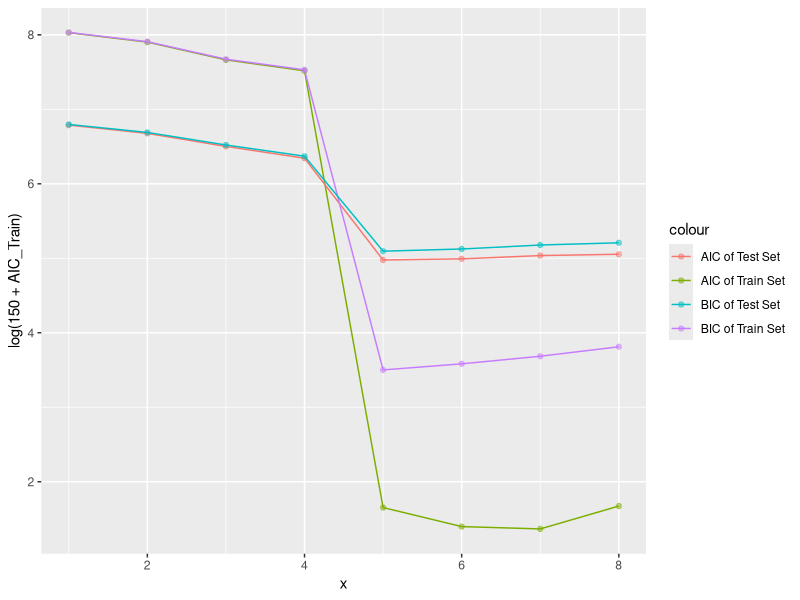

Write the R code that produced this figure.
if (!'ggplot2' %in% rownames(installed.packages())) {install.packages('ggplot2')}
library('ggplot2')
if (!'gridExtra' %in% rownames(installed.packages())) {install.packages('gridExtra')}
library('gridExtra')
if (!'reshape2' %in% rownames(installed.packages())) {install.packages('reshape2')}
library('reshape2')

# delete old data
rm(list = ls())

# read and split data
data <- read.csv('data/Dataset1.csv', header = FALSE)
train <- data[1:400,]
test <- data[401:500,]

# a) scatter plots
plot.a.1 <- ggplot(data, aes(x = V1, y = V9))
plot.a.1 <- plot.a.1 + geom_point(color = '#56B4E9')
# plot.a.1 <- plot.a.1 + geom_smooth(method = 'lm', color = 'red')

plot.a.2 <- ggplot(data, aes(x = V2, y = V9))
plot.a.2 <- plot.a.2 + geom_point(color = '#56B4E9')
# plot.a.2 <- plot.a.2 + geom_smooth(method = 'lm', color = 'red')

plot.a.3 <- ggplot(data, aes(x = V3, y = V9))
plot.a.3 <- plot.a.3 + geom_point(color = '#56B4E9')
# plot.a.3 <- plot.a.3 + geom_smooth(method = 'lm', color = 'red')

plot.a.4 <- ggplot(data, aes(x = V4, y = V9))
plot.a.4 <- plot.a.4 + geom_point(color = '#56B4E9')
# plot.a.4 <- plot.a.4 + geom_smooth(method = 'lm', color = 'red')

plot.a.5 <- ggplot(data, aes(x = V5, y = V9))
plot.a.5 <- plot.a.5 + geom_point(color = '#56B4E9')
# plot.a.5 <- plot.a.5 + geom_smooth(method = 'lm', color = 'red')

plot.a.6 <- ggplot(data, aes(x = V6, y = V9))
plot.a.6 <- plot.a.6 + geom_point(color = '#56B4E9')
# plot.a.6 <- plot.a.6 + geom_smooth(method = 'lm', color = 'red')

plot.a.7 <- ggplot(data, aes(x = V7, y = V9))
plot.a.7 <- plot.a.7 + geom_point(color = '#56B4E9')
# plot.a.7 <- plot.a.7 + geom_smooth(method = 'lm', color = 'red')

plot.a.8 <- ggplot(data, aes(x = V8, y = V9))
plot.a.8 <- plot.a.8 + geom_point(color = '#56B4E9')
# plot.a.8 <- plot.a.8 + geom_smooth(method = 'lm', color = 'red')

# grid.arrange(plot.a.1, plot.a.2, plot.a.3, plot.a.4, plot.a.5, plot.a.6, plot.a.7, plot.a.8, nrow = 2, ncol = 4)

cormat <- cor(data)
cormat[lower.tri(cormat)] <- NA
melted_cormat <- melt(cormat, na.rm = TRUE)
plot.cor <- ggplot(data = melted_cormat, aes(Var2, Var1, fill = value))
plot.cor <- plot.cor + geom_tile(color = "white")
plot.cor <- plot.cor + scale_fill_gradient2(
    low = "blue",
    mid = "white",
    high = "red",
    midpoint = 0,
    limit = c(-1,1),
    space = "Lab",
    name = "Pearson\nCorrelation")
plot.cor <- plot.cor + theme_minimal()
plot.cor <- plot.cor + theme(axis.text.x = element_text(angle = 45, vjust = 1, size = 12, hjust = 1))
plot.cor <- plot.cor + coord_fixed()
plot.cor <- plot.cor + geom_text(aes(Var2, Var1, label = round(value, 2)), color = "black", size = 4)
plot.cor <- plot.cor + theme(
    axis.title.x = element_blank(),
    axis.title.y = element_blank(),
    panel.grid.major = element_blank(),
    panel.border = element_blank(),
    panel.background = element_blank(),
    axis.ticks = element_blank(),
    legend.justification = c(1, 0),
    legend.position = c(0.4, 0.7),
    legend.direction = "horizontal")
plot.cor <- plot.cor + guides(fill = guide_colorbar(barwidth = 12, barheight = 2, title.position = "top", title.hjust = 0.5))
# show(plot.cor)

# b) simple least squares
print("|========================================|")
print("|                                        |")
print("|>>>>> Part B: Select First Feature <<<<<|")
print("|                                        |")
print("|________________________________________|")

models <- list()
for (i in 1:8) {
    models[[i]] <- list()
    
    x <- sprintf('V%d', i)
    models[[i]]$d <- data.frame(X = train[[x]], Y = train[['V9']])
    
    models[[i]]$slope <- list()
    models[[i]]$intercept <- list()
    models[[i]]$slope$estimate <- cov(models[[i]]$d$X, models[[i]]$d$Y) / var(models[[i]]$d$X)
    models[[i]]$intercept$estimate <- mean(models[[i]]$d$Y) - models[[i]]$slope$estimate * mean(models[[i]]$d$X)
    models[[i]]$predictor <- function(x) {models[[i]]$intercept$estimate + models[[i]]$slope$estimate * x}
    
    models[[i]]$plot <- ggplot(data = models[[i]]$d, aes(x = X, y = Y))
    models[[i]]$plot <- models[[i]]$plot + geom_point(color = '#56B4E9')
    
    models[[i]]$train <- list()
    models[[i]]$train$prediction <- models[[i]]$predictor(models[[i]]$d$X)
    models[[i]]$train$rss <- sum((models[[i]]$d$Y - models[[i]]$train$prediction) ^ 2)
    models[[i]]$train$tss <- var(models[[i]]$d$Y) * nrow(models[[i]]$d)
    models[[i]]$train$r2 <- 1 - models[[i]]$train$rss / models[[i]]$train$tss
    models[[i]]$train$sigma2 <- models[[i]]$train$rss / nrow(models[[i]]$d)
    models[[i]]$train$AIC <- nrow(models[[i]]$d) *
        (log(2*pi) + 1 + log(models[[i]]$train$rss / nrow(models[[i]]$d))) +
        ((2 + 1) * 2)
    
    m <- mean(models[[i]]$d$X)
    models[[i]]$slope$sd <- sqrt(models[[i]]$train$sigma2 / sum((models[[i]]$d$X - m) ^ 2))
    models[[i]]$intercept$sd <- sqrt(models[[i]]$train$sigma2 / sum((models[[i]]$d$X - m) ^ 2)) * 
        sqrt(sum(models[[i]]$d$X ^ 2) / nrow(models[[i]]$d))
    
    models[[i]]$t <- data.frame(X = test[[x]], Y = test[['V9']])
    
    models[[i]]$test <- list()
    models[[i]]$test$prediction <- models[[i]]$predictor(models[[i]]$t$X)
    models[[i]]$test$rss <- sum((models[[i]]$t$Y - models[[i]]$test$prediction) ^ 2)
    models[[i]]$test$tss <- var(models[[i]]$t$Y) * nrow(models[[i]]$t)
    models[[i]]$test$r2 <- 1 - models[[i]]$test$rss / models[[i]]$test$tss
    models[[i]]$test$sigma2 <- models[[i]]$test$rss / nrow(models[[i]]$t)
    models[[i]]$test$AIC <- nrow(models[[i]]$t) *
        (log(2*pi) + 1 + log(models[[i]]$test$rss / nrow(models[[i]]$t))) +
        ((2 + 1) * 2)
    
    print(sprintf('Model %d:', i))
    print(sprintf('   Model:'))
    print(sprintf('      Intercept Estimate: %0.4f', models[[i]]$intercept$estimate))
    print(sprintf('      Intercept Standard Deviation: %0.4f', models[[i]]$intercept$sd))
    print(sprintf('      Slope Estimate: %0.4f', models[[i]]$slope$estimate))
    print(sprintf('      Slope Standard Deviation: %0.4f', models[[i]]$slope$sd))
    print(sprintf('      Residual Variance: %0.4f', models[[i]]$train$sigma2))
    print(sprintf('   Train:'))
    print(sprintf('      Residual Sum of Squares: %0.4f', models[[i]]$train$rss))
    print(sprintf('      R Squared: %0.4f', models[[i]]$train$r2))
    print(sprintf('      AIC: %0.4f', models[[i]]$train$AIC))
    print(sprintf('   Test:'))
    print(sprintf('      Residual Sum of Squares: %0.4f', models[[i]]$test$rss))
    print(sprintf('      R Squared: %0.4f', models[[i]]$test$r2))
    print(sprintf('      AIC: %0.4f', models[[i]]$test$AIC))
}

models[[1]]$predictor <- function(x) {models[[1]]$intercept$estimate + models[[1]]$slope$estimate * x}
models[[1]]$plot <- models[[1]]$plot + stat_function(fun = models[[1]]$predictor, color = 'red')
models[[2]]$predictor <- function(x) {models[[2]]$intercept$estimate + models[[2]]$slope$estimate * x}
models[[2]]$plot <- models[[2]]$plot + stat_function(fun = models[[2]]$predictor, color = 'red')
models[[3]]$predictor <- function(x) {models[[3]]$intercept$estimate + models[[3]]$slope$estimate * x}
models[[3]]$plot <- models[[3]]$plot + stat_function(fun = models[[3]]$predictor, color = 'red')
models[[4]]$predictor <- function(x) {models[[4]]$intercept$estimate + models[[4]]$slope$estimate * x}
models[[4]]$plot <- models[[4]]$plot + stat_function(fun = models[[4]]$predictor, color = 'red')
models[[5]]$predictor <- function(x) {models[[5]]$intercept$estimate + models[[5]]$slope$estimate * x}
models[[5]]$plot <- models[[5]]$plot + stat_function(fun = models[[5]]$predictor, color = 'red')
models[[6]]$predictor <- function(x) {models[[6]]$intercept$estimate + models[[6]]$slope$estimate * x}
models[[6]]$plot <- models[[6]]$plot + stat_function(fun = models[[6]]$predictor, color = 'red')
models[[7]]$predictor <- function(x) {models[[7]]$intercept$estimate + models[[7]]$slope$estimate * x}
models[[7]]$plot <- models[[7]]$plot + stat_function(fun = models[[7]]$predictor, color = 'red')
models[[8]]$predictor <- function(x) {models[[8]]$intercept$estimate + models[[8]]$slope$estimate * x}
models[[8]]$plot <- models[[8]]$plot + stat_function(fun = models[[8]]$predictor, color = 'red')

# grid.arrange(models[[1]]$plot,
#              models[[2]]$plot,
#              models[[3]]$plot,
#              models[[4]]$plot,
#              models[[5]]$plot,
#              models[[6]]$plot,
#              models[[7]]$plot,
#              models[[8]]$plot,
#              nrow = 2,
#              ncol = 4)

# c) second feature
analyze_and_print <- function(model, variables) {
    model$train <- list()
    model$train$rss <- sum((model$lm$residuals) ^ 2)
    model$train$r2 <- summary(model$lm)$r.squared
    model$train$ll <- -0.5 * nrow(model$d) * (log(2*pi) + 1 + log(model$train$rss / nrow(model$d)))
    model$train$AIC <- -2 * model$train$ll + ((length(model$lm$coefficients) + 1) * 2)
    model$train$BIC <- -2 * model$train$ll + ((length(model$lm$coefficients) + 1) * log(nrow(model$d)))
    
    model$test <- list()
    model$test$prediction <- predict(model$lm, model$t)
    model$test$rss <- sum((model$t$Y - model$test$prediction) ^ 2)
    model$test$tss <- var(model$t$Y) * nrow(model$t)
    model$test$r2 <- 1 - model$test$rss / model$test$tss
    model$test$ll <- -0.5 * nrow(model$t) * (log(2*pi) + 1 + log(model$test$rss / nrow(model$t)))
    model$test$AIC <- -2 * model$test$ll + ((length(model$lm$coefficients) + 1) * 2)
    model$test$BIC <- -2 * model$test$ll + ((length(model$lm$coefficients) + 1) * log(nrow(model$t)))
    
    print(sprintf('Model %s:', variables))
    print(sprintf('   Train:'))
    print(sprintf('      Residual Sum of Squares: %0.4f', model$train$rss))
    print(sprintf('      R Squared: %0.4f', model$train$r2))
    print(sprintf('      AIC: %0.4f', model$train$AIC))
    print(sprintf('      BIC: %0.4f', model$train$BIC))
    print(sprintf('   Test:'))
    print(sprintf('      Residual Sum of Squares: %0.4f', model$test$rss))
    print(sprintf('      R Squared: %0.4f', model$test$r2))
    print(sprintf('      AIC: %0.4f', model$test$AIC))
    print(sprintf('      BIC: %0.4f', model$test$BIC))
    
    return(model)
}

print("")
print("|=========================================|")
print("|                                         |")
print("|>>>>> Part C: Select second Feature <<<<<|")
print("|                                         |")
print("|_________________________________________|")

models2 <- list()
for (i in 1:8) {
    if (i %in% c(4)) next
    
    models2[[i]] <- list()
    
    x <- sprintf('V%d', i)
    models2[[i]]$d <- data.frame(X1 = train[['V4']], X2 = train[[x]], Y = train[['V9']])
    models2[[i]]$t <- data.frame(X1 = test[['V4']], X2 = test[[x]], Y = test[['V9']])
    models2[[i]]$lm <- lm(data = models2[[i]]$d, Y ~ X1 + X2)
    
    models2[[i]] <- analyze_and_print(models2[[i]], sprintf('4 and %d', i))
}

# d) third feature
print("")
print("|========================================|")
print("|                                        |")
print("|>>>>> Part D: Select Third Feature <<<<<|")
print("|                                        |")
print("|________________________________________|")

models3 <- list()
for (i in 1:8) {
    if (i %in% c(4, 8)) next
    
    models3[[i]] <- list()
    
    x <- sprintf('V%d', i)
    models3[[i]]$d <- data.frame(X1 = train[['V4']],
                                 X2 = train[['V8']],
                                 X3 = train[[x]],
                                 Y = train[['V9']])
    models3[[i]]$t <- data.frame(X1 = test[['V4']],
                                 X2 = test[['V8']],
                                 X3 = test[[x]],
                                 Y = test[['V9']])
    models3[[i]]$lm <- lm(data = models3[[i]]$d, Y ~ X1 + X2 + X3)
    
    models3[[i]] <- analyze_and_print(models3[[i]], sprintf('4, 8 and %d', i))
}

# d) fourth feature
print("")
print("|=========================================|")
print("|                                         |")
print("|>>>>> Part D: Select Fourth Feature <<<<<|")
print("|                                         |")
print("|_________________________________________|")

models4 <- list()
for (i in 1:8) {
    if (i %in% c(4, 8, 1)) next
    
    models4[[i]] <- list()
    
    x <- sprintf('V%d', i)
    models4[[i]]$d <- data.frame(X1 = train[['V4']],
                                 X2 = train[['V8']],
                                 X3 = train[['V1']],
                                 X4 = train[[x]],
                                 Y = train[['V9']])
    models4[[i]]$t <- data.frame(X1 = test[['V4']],
                                 X2 = test[['V8']],
                                 X3 = test[['V1']],
                                 X4 = test[[x]],
                                 Y = test[['V9']])
    models4[[i]]$lm <- lm(data = models4[[i]]$d, Y ~ X1 + X2 + X3 + X4)
    models4[[i]] <- analyze_and_print(model = models4[[i]], sprintf('4, 8, 1 and %d', i))
}

# d) fifth feature
print("")
print("|========================================|")
print("|                                        |")
print("|>>>>> Part D: Select Fifth Feature <<<<<|")
print("|                                        |")
print("|________________________________________|")

models5 <- list()
for (i in 1:8) {
    if (i %in% c(4, 8, 1, 3)) next
    
    models5[[i]] <- list()
    
    x <- sprintf('V%d', i)
    models5[[i]]$d <- data.frame(X1 = train[['V4']],
                                 X2 = train[['V8']],
                                 X3 = train[['V1']],
                                 X4 = train[['V3']],
                                 X5 = train[[x]],
                                 Y = train[['V9']])
    models5[[i]]$t <- data.frame(X1 = test[['V4']],
                                 X2 = test[['V8']],
                                 X3 = test[['V1']],
                                 X4 = test[['V3']],
                                 X5 = test[[x]],
                                 Y = test[['V9']])
    models5[[i]]$lm <- lm(data = models5[[i]]$d, Y ~ X1 + X2 + X3 + X4 + X5)
    models5[[i]] <- analyze_and_print(model = models5[[i]], sprintf('4, 8, 1, 3 and %d', i))
}

# d) sixth feature
print("")
print("|========================================|")
print("|                                        |")
print("|>>>>> Part D: Select Sixth Feature <<<<<|")
print("|                                        |")
print("|________________________________________|")

models6 <- list()
for (i in 1:8) {
    if (i %in% c(4, 8, 1, 3, 5)) next
    
    models6[[i]] <- list()
    
    x <- sprintf('V%d', i)
    models6[[i]]$d <- data.frame(X1 = train[['V4']],
                                 X2 = train[['V8']],
                                 X3 = train[['V1']],
                                 X4 = train[['V3']],
                                 X5 = train[['V5']],
                                 X6 = train[[x]],
                                 Y = train[['V9']])
    models6[[i]]$t <- data.frame(X1 = test[['V4']],
                                 X2 = test[['V8']],
                                 X3 = test[['V1']],
                                 X4 = test[['V3']],
                                 X5 = test[['V5']],
                                 X6 = test[[x]],
                                 Y = test[['V9']])
    models6[[i]]$lm <- lm(data = models6[[i]]$d, Y ~ X1 + X2 + X3 + X4 + X5 + X6)
    models6[[i]] <- analyze_and_print(model = models6[[i]], sprintf('4, 8, 1, 3, 5 and %d', i))
}

# d) seventh feature
print("")
print("|==========================================|")
print("|                                          |")
print("|>>>>> Part D: Select Seventh Feature <<<<<|")
print("|                                          |")
print("|__________________________________________|")

models7 <- list()
for (i in 1:8) {
    if (i %in% c(4, 8, 1, 3, 5, 7)) next
    
    models7[[i]] <- list()
    
    x <- sprintf('V%d', i)
    models7[[i]]$d <- data.frame(X1 = train[['V4']],
                                 X2 = train[['V8']],
                                 X3 = train[['V1']],
                                 X4 = train[['V3']],
                                 X5 = train[['V5']],
                                 X6 = train[['V7']],
                                 X7 = train[[x]],
                                 Y = train[['V9']])
    models7[[i]]$t <- data.frame(X1 = test[['V4']],
                                 X2 = test[['V8']],
                                 X3 = test[['V1']],
                                 X4 = test[['V3']],
                                 X5 = test[['V5']],
                                 X6 = test[['V7']],
                                 X7 = test[[x]],
                                 Y = test[['V9']])
    models7[[i]]$lm <- lm(data = models7[[i]]$d, Y ~ X1 + X2 + X3 + X4 + X5 + X6 + X7)
    models7[[i]] <- analyze_and_print(model = models7[[i]], sprintf('4, 8, 1, 3, 5, 7 and %d', i))
}

# d) eighth feature
print("")
print("|==========================================|")
print("|                                          |")
print("|>>>>> Part D: Analyze Eighth Feature <<<<<|")
print("|                                          |")
print("|__________________________________________|")

models8 <- list()
models8[[6]] <- list()

models8[[6]]$d <- data.frame(X1 = train[['V4']],
                             X2 = train[['V8']],
                             X3 = train[['V1']],
                             X4 = train[['V3']],
                             X5 = train[['V5']],
                             X6 = train[['V7']],
                             X7 = train[['V2']],
                             X8 = train[['V6']],
                             Y = train[['V9']])
models8[[6]]$t <- data.frame(X1 = test[['V4']],
                             X2 = test[['V8']],
                             X3 = test[['V1']],
                             X4 = test[['V3']],
                             X5 = test[['V5']],
                             X6 = test[['V7']],
                             X7 = test[['V2']],
                             X8 = test[['V6']],
                             Y = test[['V9']])
models8[[6]]$lm <- lm(data = models8[[6]]$d, Y ~ X1 + X2 + X3 + X4 + X5 + X6 + X7 + X8)
models8[[6]] <- analyze_and_print(model = models8[[6]], '4, 8, 1, 3, 5, 7, 2 and 6')

# d) plots
df.AIC <- data.frame(x = 1:8,
                     X = c(4, 8, 1, 3, 5, 7, 2, 6),
                     RSS_Train = c(models[[4]]$train$rss,
                                   models2[[8]]$train$rss,
                                   models3[[1]]$train$rss,
                                   models4[[3]]$train$rss,
                                   models5[[5]]$train$rss,
                                   models6[[7]]$train$rss,
                                   models7[[2]]$train$rss,
                                   models8[[6]]$train$rss),
                     RSS_Test = c(models[[4]]$test$rss,
                                  models2[[8]]$test$rss,
                                  models3[[1]]$test$rss,
                                  models4[[3]]$test$rss,
                                  models5[[5]]$test$rss,
                                  models6[[7]]$test$rss,
                                  models7[[2]]$test$rss,
                                  models8[[6]]$test$rss),
                     R2_Train = c(models[[4]]$train$r2,
                                  models2[[8]]$train$r2,
                                  models3[[1]]$train$r2,
                                  models4[[3]]$train$r2,
                                  models5[[5]]$train$r2,
                                  models6[[7]]$train$r2,
                                  models7[[2]]$train$r2,
                                  models8[[6]]$train$r2),
                     R2_Test = c(models[[4]]$test$r2,
                                 models2[[8]]$test$r2,
                                 models3[[1]]$test$r2,
                                 models4[[3]]$test$r2,
                                 models5[[5]]$test$r2,
                                 models6[[7]]$test$r2,
                                 models7[[2]]$test$r2,
                                 models8[[6]]$test$r2),
                     AIC_Train = c(models[[4]]$train$AIC,
                                   models2[[8]]$train$AIC,
                                   models3[[1]]$train$AIC,
                                   models4[[3]]$train$AIC,
                                   models5[[5]]$train$AIC,
                                   models6[[7]]$train$AIC,
                                   models7[[2]]$train$AIC,
                                   models8[[6]]$train$AIC),
                     AIC_Test = c(models[[4]]$test$AIC,
                                  models2[[8]]$test$AIC,
                                  models3[[1]]$test$AIC,
                                  models4[[3]]$test$AIC,
                                  models5[[5]]$test$AIC,
                                  models6[[7]]$test$AIC,
                                  models7[[2]]$test$AIC,
                                  models8[[6]]$test$AIC))

plot.AIC <- ggplot(data = df.AIC, aes(x = x))
plot.AIC <- plot.AIC + geom_line(aes(y = log(150 + AIC_Train), color = 'AIC of Train Set'))
plot.AIC <- plot.AIC + geom_point(aes(y = log(150 + AIC_Train), color = 'AIC of Train Set'), alpha = 0.5)
plot.AIC <- plot.AIC + geom_line(aes(y = log(150 + AIC_Test), color = 'AIC of Test Set'))
plot.AIC <- plot.AIC + geom_point(aes(y = log(150 + AIC_Test), color = 'AIC of Test Set'), alpha = 0.5)

plot.RSS <- ggplot(data = df.AIC, aes(x = x))
plot.RSS <- plot.RSS + geom_line(aes(y = log(RSS_Train), color = 'RSS of Train Set'))
plot.RSS <- plot.RSS + geom_point(aes(y = log(RSS_Train), color = 'RSS of Train Set'), alpha = 0.5)
plot.RSS <- plot.RSS + geom_line(aes(y = log(RSS_Test), color = 'RSS of Test Set'))
plot.RSS <- plot.RSS + geom_point(aes(y = log(RSS_Test), color = 'RSS of Test Set'), alpha = 0.5)

plot.R2 <- ggplot(data = df.AIC, aes(x = x))
plot.R2 <- plot.R2 + geom_line(aes(y = R2_Train, color = 'R2 of Train Set'))
plot.R2 <- plot.R2 + geom_point(aes(y = R2_Train, color = 'R2 of Train Set'), alpha = 0.5)
plot.R2 <- plot.R2 + geom_line(aes(y = R2_Test, color = 'R2 of Test Set'))
plot.R2 <- plot.R2 + geom_point(aes(y = R2_Test, color = 'R2 of Test Set'), alpha = 0.5)

# grid.arrange(plot.AIC, plot.RSS, plot.R2, ncol = 3)

# e) model selection using BIC
print("")
print("|===============================================|")
print("|                                               |")
print("|>>>>> Part E: Select First Feature by BIC <<<<<|")
print("|                                               |")
print("|_______________________________________________|")

models.bic.1 <- list()
for (i in 1:8) {
    models.bic.1[[i]] <- list()
    
    x <- sprintf('V%d', i)
    models.bic.1[[i]]$d <- data.frame(X1 = train[[x]],
                                      Y = train[['V9']])
    models.bic.1[[i]]$t <- data.frame(X1 = test[[x]],
                                      Y = test[['V9']])
    models.bic.1[[i]]$lm <- lm(data = models.bic.1[[i]]$d, Y ~ X1)
    models.bic.1[[i]] <- analyze_and_print(model = models.bic.1[[i]], sprintf('%d', i))
}

# e) model selection using BIC
print("")
print("|================================================|")
print("|                                                |")
print("|>>>>> Part E: Select Second Feature by BIC <<<<<|")
print("|                                                |")
print("|________________________________________________|")

models.bic.2 <- list()
for (i in 1:8) {
    if (i %in% c(4)) next
    
    models.bic.2[[i]] <- list()
    
    x <- sprintf('V%d', i)
    models.bic.2[[i]]$d <- data.frame(X1 = train[['V4']],
                                      X2 = train[[x]],
                                      Y = train[['V9']])
    models.bic.2[[i]]$t <- data.frame(X1 = test[['V4']],
                                      X2 = test[[x]],
                                      Y = test[['V9']])
    models.bic.2[[i]]$lm <- lm(data = models.bic.2[[i]]$d, Y ~ X1 + X2)
    models.bic.2[[i]] <- analyze_and_print(model = models.bic.2[[i]], sprintf('4 and %d', i))
}

# e) model selection using BIC
print("")
print("|===============================================|")
print("|                                               |")
print("|>>>>> Part E: Select Third Feature by BIC <<<<<|")
print("|                                               |")
print("|_______________________________________________|")

models.bic.3 <- list()
for (i in 1:8) {
    if (i %in% c(4, 8)) next
    
    models.bic.3[[i]] <- list()
    
    x <- sprintf('V%d', i)
    models.bic.3[[i]]$d <- data.frame(X1 = train[['V4']],
                                      X2 = train[['V8']],
                                      X3 = train[[x]],
                                      Y = train[['V9']])
    models.bic.3[[i]]$t <- data.frame(X1 = test[['V4']],
                                      X2 = test[['V8']],
                                      X3 = test[[x]],
                                      Y = test[['V9']])
    models.bic.3[[i]]$lm <- lm(data = models.bic.3[[i]]$d, Y ~ X1 + X2 + X3)
    models.bic.3[[i]] <- analyze_and_print(model = models.bic.3[[i]], sprintf('4, 8 and %d', i))
}

# e) model selection using BIC
print("")
print("|================================================|")
print("|                                                |")
print("|>>>>> Part E: Select Fourth Feature by BIC <<<<<|")
print("|                                                |")
print("|________________________________________________|")

models.bic.4 <- list()
for (i in 1:8) {
    if (i %in% c(4, 8, 1)) next
    
    models.bic.4[[i]] <- list()
    
    x <- sprintf('V%d', i)
    models.bic.4[[i]]$d <- data.frame(X1 = train[['V4']],
                                      X2 = train[['V8']],
                                      X3 = train[['V1']],
                                      X4 = train[[x]],
                                      Y = train[['V9']])
    models.bic.4[[i]]$t <- data.frame(X1 = test[['V4']],
                                      X2 = test[['V8']],
                                      X3 = test[['V1']],
                                      X4 = test[[x]],
                                      Y = test[['V9']])
    models.bic.4[[i]]$lm <- lm(data = models.bic.4[[i]]$d, Y ~ X1 + X2 + X3 + X4)
    models.bic.4[[i]] <- analyze_and_print(model = models.bic.4[[i]], sprintf('4, 8, 1 and %d', i))
}

# e) model selection using BIC
print("")
print("|===============================================|")
print("|                                               |")
print("|>>>>> Part E: Select Fifth Feature by BIC <<<<<|")
print("|                                               |")
print("|_______________________________________________|")

models.bic.5 <- list()
for (i in 1:8) {
    if (i %in% c(4, 8, 1, 3)) next
    
    models.bic.5[[i]] <- list()
    
    x <- sprintf('V%d', i)
    models.bic.5[[i]]$d <- data.frame(X1 = train[['V4']],
                                      X2 = train[['V8']],
                                      X3 = train[['V1']],
                                      X4 = train[['V3']],
                                      X5 = train[[x]],
                                      Y = train[['V9']])
    models.bic.5[[i]]$t <- data.frame(X1 = test[['V4']],
                                      X2 = test[['V8']],
                                      X3 = test[['V1']],
                                      X4 = test[['V3']],
                                      X5 = test[[x]],
                                      Y = test[['V9']])
    models.bic.5[[i]]$lm <- lm(data = models.bic.5[[i]]$d, Y ~ X1 + X2 + X3 + X4 + X5)
    models.bic.5[[i]] <- analyze_and_print(model = models.bic.5[[i]], sprintf('4, 8, 1, 3 and %d', i))
}

# e) model selection using BIC
print("")
print("|===============================================|")
print("|                                               |")
print("|>>>>> Part E: Select Sixth Feature by BIC <<<<<|")
print("|                                               |")
print("|_______________________________________________|")

models.bic.6 <- list()
for (i in 1:8) {
    if (i %in% c(4, 8, 1, 3, 5)) next
    
    models.bic.6[[i]] <- list()
    
    x <- sprintf('V%d', i)
    models.bic.6[[i]]$d <- data.frame(X1 = train[['V4']],
                                      X2 = train[['V8']],
                                      X3 = train[['V1']],
                                      X4 = train[['V3']],
                                      X5 = train[['V5']],
                                      X6 = train[[x]],
                                      Y = train[['V9']])
    models.bic.6[[i]]$t <- data.frame(X1 = test[['V4']],
                                      X2 = test[['V8']],
                                      X3 = test[['V1']],
                                      X4 = test[['V3']],
                                      X5 = test[['V5']],
                                      X6 = test[[x]],
                                      Y = test[['V9']])
    models.bic.6[[i]]$lm <- lm(data = models.bic.6[[i]]$d, Y ~ X1 + X2 + X3 + X4 + X5 + X6)
    models.bic.6[[i]] <- analyze_and_print(model = models.bic.6[[i]], sprintf('4, 8, 1, 3, 5 and %d', i))
}

# e) model selection using BIC
print("")
print("|=================================================|")
print("|                                                 |")
print("|>>>>> Part E: Select Seventh Feature by BIC <<<<<|")
print("|                                                 |")
print("|_________________________________________________|")

models.bic.7 <- list()
for (i in 1:8) {
    if (i %in% c(4, 8, 1, 3, 5, 7)) next
    
    models.bic.7[[i]] <- list()
    
    x <- sprintf('V%d', i)
    models.bic.7[[i]]$d <- data.frame(X1 = train[['V4']],
                                      X2 = train[['V8']],
                                      X3 = train[['V1']],
                                      X4 = train[['V3']],
                                      X5 = train[['V5']],
                                      X6 = train[['V7']],
                                      X7 = train[[x]],
                                      Y = train[['V9']])
    models.bic.7[[i]]$t <- data.frame(X1 = test[['V4']],
                                      X2 = test[['V8']],
                                      X3 = test[['V1']],
                                      X4 = test[['V3']],
                                      X5 = test[['V5']],
                                      X6 = test[['V7']],
                                      X7 = test[[x]],
                                      Y = test[['V9']])
    models.bic.7[[i]]$lm <- lm(data = models.bic.7[[i]]$d, Y ~ X1 + X2 + X3 + X4 + X5 + X6 + X7)
    models.bic.7[[i]] <- analyze_and_print(model = models.bic.7[[i]], sprintf('4, 8, 1, 3, 5, 7 and %d', i))
}

# e) model selection using BIC
print("")
print("|================================================|")
print("|                                                |")
print("|>>>>> Part E: Select Eighth Feature by BIC <<<<<|")
print("|                                                |")
print("|________________________________________________|")

models.bic.8 <- list()
models.bic.8[[6]] <- list()
models.bic.8[[6]]$d <- data.frame(X1 = train[['V4']],
                                  X2 = train[['V8']],
                                  X3 = train[['V1']],
                                  X4 = train[['V3']],
                                  X5 = train[['V5']],
                                  X6 = train[['V7']],
                                  X7 = train[['V2']],
                                  X8 = train[['V6']],
                                  Y = train[['V9']])
models.bic.8[[6]]$t <- data.frame(X1 = test[['V4']],
                                  X2 = test[['V8']],
                                  X3 = test[['V1']],
                                  X4 = test[['V3']],
                                  X5 = test[['V5']],
                                  X6 = test[['V7']],
                                  X7 = test[['V2']],
                                  X8 = test[['V6']],
                                  Y = test[['V9']])
models.bic.8[[6]]$lm <- lm(data = models.bic.8[[6]]$d, Y ~ X1 + X2 + X3 + X4 + X5 + X6 + X7 + X8)
models.bic.8[[6]] <- analyze_and_print(model = models.bic.8[[6]], '4, 8, 1, 3, 5, 7, 2 and 6')

# e) plots
df.BIC <- data.frame(x = 1:8,
                     X = c(4, 8, 1, 3, 5, 7, 2, 6),
                     RSS_Train = c(models.bic.1[[4]]$train$rss,
                                   models.bic.2[[8]]$train$rss,
                                   models.bic.3[[1]]$train$rss,
                                   models.bic.4[[3]]$train$rss,
                                   models.bic.5[[5]]$train$rss,
                                   models.bic.6[[7]]$train$rss,
                                   models.bic.7[[2]]$train$rss,
                                   models.bic.8[[6]]$train$rss),
                     RSS_Test = c(models.bic.1[[4]]$test$rss,
                                  models.bic.2[[8]]$test$rss,
                                  models.bic.3[[1]]$test$rss,
                                  models.bic.4[[3]]$test$rss,
                                  models.bic.5[[5]]$test$rss,
                                  models.bic.6[[7]]$test$rss,
                                  models.bic.7[[2]]$test$rss,
                                  models.bic.8[[6]]$test$rss),
                     R2_Train = c(models.bic.1[[4]]$train$r2,
                                  models.bic.2[[8]]$train$r2,
                                  models.bic.3[[1]]$train$r2,
                                  models.bic.4[[3]]$train$r2,
                                  models.bic.5[[5]]$train$r2,
                                  models.bic.6[[7]]$train$r2,
                                  models.bic.7[[2]]$train$r2,
                                  models.bic.8[[6]]$train$r2),
                     R2_Test = c(models.bic.1[[4]]$test$r2,
                                 models.bic.2[[8]]$test$r2,
                                 models.bic.3[[1]]$test$r2,
                                 models.bic.4[[3]]$test$r2,
                                 models.bic.5[[5]]$test$r2,
                                 models.bic.6[[7]]$test$r2,
                                 models.bic.7[[2]]$test$r2,
                                 models.bic.8[[6]]$test$r2),
                     BIC_Train = c(models.bic.1[[4]]$train$BIC,
                                   models.bic.2[[8]]$train$BIC,
                                   models.bic.3[[1]]$train$BIC,
                                   models.bic.4[[3]]$train$BIC,
                                   models.bic.5[[5]]$train$BIC,
                                   models.bic.6[[7]]$train$BIC,
                                   models.bic.7[[2]]$train$BIC,
                                   models.bic.8[[6]]$train$BIC),
                     BIC_Test = c(models.bic.1[[4]]$test$BIC,
                                  models.bic.2[[8]]$test$BIC,
                                  models.bic.3[[1]]$test$BIC,
                                  models.bic.4[[3]]$test$BIC,
                                  models.bic.5[[5]]$test$BIC,
                                  models.bic.6[[7]]$test$BIC,
                                  models.bic.7[[2]]$test$BIC,
                                  models.bic.8[[6]]$test$BIC))

plot.BIC.BIC <- ggplot(data = df.BIC, aes(x = x))
plot.BIC.BIC <- plot.BIC.BIC + geom_line(aes(y = log(150 + BIC_Train), color = 'BIC of Train Set'))
plot.BIC.BIC <- plot.BIC.BIC + geom_point(aes(y = log(150 + BIC_Train), color = 'BIC of Train Set'), alpha = 0.5)
plot.BIC.BIC <- plot.BIC.BIC + geom_line(aes(y = log(150 + BIC_Test), color = 'BIC of Test Set'))
plot.BIC.BIC <- plot.BIC.BIC + geom_point(aes(y = log(150 + BIC_Test), color = 'BIC of Test Set'), alpha = 0.5)

plot.BIC.RSS <- ggplot(data = df.BIC, aes(x = x))
plot.BIC.RSS <- plot.BIC.RSS + geom_line(aes(y = log(RSS_Train), color = 'RSS of Train Set'))
plot.BIC.RSS <- plot.BIC.RSS + geom_point(aes(y = log(RSS_Train), color = 'RSS of Train Set'), alpha = 0.5)
plot.BIC.RSS <- plot.BIC.RSS + geom_line(aes(y = log(RSS_Test), color = 'RSS of Test Set'))
plot.BIC.RSS <- plot.BIC.RSS + geom_point(aes(y = log(RSS_Test), color = 'RSS of Test Set'), alpha = 0.5)

plot.BIC.R2 <- ggplot(data = df.BIC, aes(x = x))
plot.BIC.R2 <- plot.BIC.R2 + geom_line(aes(y = R2_Train, color = 'R2 of Train Set'))
plot.BIC.R2 <- plot.BIC.R2 + geom_point(aes(y = R2_Train, color = 'R2 of Train Set'), alpha = 0.5)
plot.BIC.R2 <- plot.BIC.R2 + geom_line(aes(y = R2_Test, color = 'R2 of Test Set'))
plot.BIC.R2 <- plot.BIC.R2 + geom_point(aes(y = R2_Test, color = 'R2 of Test Set'), alpha = 0.5)

# grid.arrange(plot.BIC.BIC, plot.BIC.RSS, plot.BIC.R2, ncol = 3)

df.AIC.BIC = data.frame(x = df.AIC$x,
                        X = df.AIC$X,
                        AIC_Train = df.AIC$AIC_Train,
                        AIC_Test = df.AIC$AIC_Test,
                        BIC_Train = df.BIC$BIC_Train,
                        BIC_Test = df.BIC$BIC_Test);
plot.AIC.BIC <- ggplot(data = df.AIC.BIC, aes(x = x))
plot.AIC.BIC <- plot.AIC.BIC + geom_line(aes(y = log(150 + AIC_Train), color = 'AIC of Train Set'))
plot.AIC.BIC <- plot.AIC.BIC + geom_point(aes(y = log(150 + AIC_Train), color = 'AIC of Train Set'), alpha = 0.5)
plot.AIC.BIC <- plot.AIC.BIC + geom_line(aes(y = log(150 + AIC_Test), color = 'AIC of Test Set'))
plot.AIC.BIC <- plot.AIC.BIC + geom_point(aes(y = log(150 + AIC_Test), color = 'AIC of Test Set'), alpha = 0.5)
plot.AIC.BIC <- plot.AIC.BIC + geom_line(aes(y = log(150 + BIC_Train), color = 'BIC of Train Set'))
plot.AIC.BIC <- plot.AIC.BIC + geom_point(aes(y = log(150 + BIC_Train), color = 'BIC of Train Set'), alpha = 0.5)
plot.AIC.BIC <- plot.AIC.BIC + geom_line(aes(y = log(150 + BIC_Test), color = 'BIC of Test Set'))
plot.AIC.BIC <- plot.AIC.BIC + geom_point(aes(y = log(150 + BIC_Test), color = 'BIC of Test Set'), alpha = 0.5)

show(plot.AIC.BIC)

